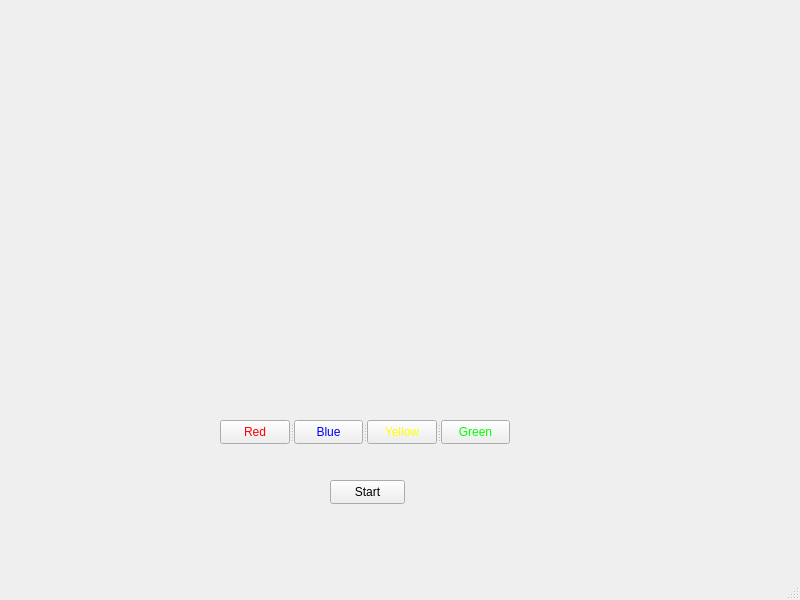
<?xml version="1.0" encoding="UTF-8"?>
<ui version="4.0">
 <class>MainWindow</class>
 <widget class="QMainWindow" name="MainWindow">
  <property name="geometry">
   <rect>
    <x>0</x>
    <y>0</y>
    <width>800</width>
    <height>600</height>
   </rect>
  </property>
  <property name="windowTitle">
   <string>MainWindow</string>
  </property>
  <widget class="QWidget" name="centralwidget">
   <widget class="QPushButton" name="startButton">
    <property name="geometry">
     <rect>
      <x>330</x>
      <y>480</y>
      <width>75</width>
      <height>24</height>
     </rect>
    </property>
    <property name="text">
     <string>Start</string>
    </property>
   </widget>
   <widget class="QLabel" name="colorsText">
    <property name="geometry">
     <rect>
      <x>250</x>
      <y>150</y>
      <width>231</width>
      <height>141</height>
     </rect>
    </property>
    <property name="text">
     <string/>
    </property>
    <property name="alignment">
     <set>Qt::AlignmentFlag::AlignHCenter|Qt::AlignmentFlag::AlignTop</set>
    </property>
   </widget>
   <widget class="QLabel" name="statusText">
    <property name="geometry">
     <rect>
      <x>290</x>
      <y>50</y>
      <width>151</width>
      <height>20</height>
     </rect>
    </property>
    <property name="text">
     <string/>
    </property>
    <property name="alignment">
     <set>Qt::AlignmentFlag::AlignCenter</set>
    </property>
   </widget>
   <widget class="QSplitter" name="splitter">
    <property name="geometry">
     <rect>
      <x>220</x>
      <y>420</y>
      <width>291</width>
      <height>24</height>
     </rect>
    </property>
    <property name="orientation">
     <enum>Qt::Orientation::Horizontal</enum>
    </property>
    <widget class="QPushButton" name="redButton">
     <property name="styleSheet">
      <string notr="true">color: rgb(255, 0, 0);</string>
     </property>
     <property name="text">
      <string>Red</string>
     </property>
    </widget>
    <widget class="QPushButton" name="blueButton">
     <property name="styleSheet">
      <string notr="true">color: rgb(0, 0, 255);</string>
     </property>
     <property name="text">
      <string>Blue</string>
     </property>
    </widget>
    <widget class="QPushButton" name="yellowButton">
     <property name="styleSheet">
      <string notr="true">color: rgb(255, 255, 0);</string>
     </property>
     <property name="text">
      <string>Yellow</string>
     </property>
    </widget>
    <widget class="QPushButton" name="greenButton">
     <property name="styleSheet">
      <string notr="true">color: rgb(0, 255, 0);</string>
     </property>
     <property name="text">
      <string>Green</string>
     </property>
    </widget>
   </widget>
  </widget>
  <widget class="QMenuBar" name="menubar">
   <property name="geometry">
    <rect>
     <x>0</x>
     <y>0</y>
     <width>800</width>
     <height>22</height>
    </rect>
   </property>
  </widget>
  <widget class="QStatusBar" name="statusbar"/>
 </widget>
 <resources/>
 <connections/>
</ui>
